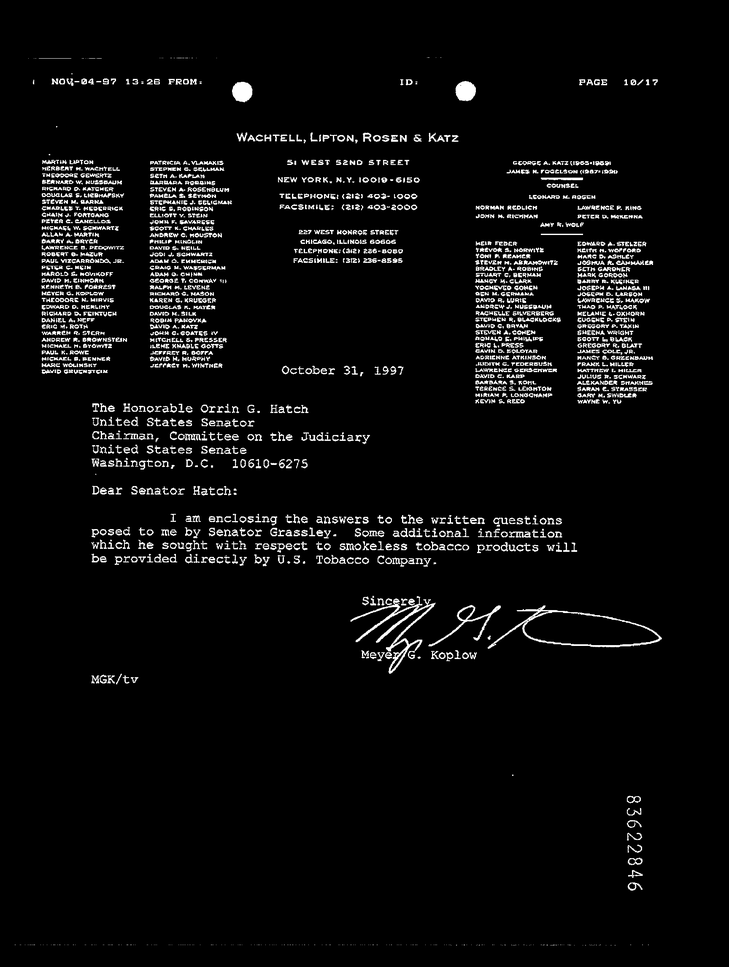
#> input picture Dataset_sig/aam09c00.png, 729 x 967 px, shrunk from 1728 x 2292 before the run, found by its file name; its folder holds only this picture in this run
$ jupyter execute 'Main- Osvaldo way attempt.ipynb'
#> lines starting #> are read from the running program, lines starting #| are printed output that depends on the picture; after the words box and inside, x2 and y2 are one past the last pixel; in counts of white or black regions, pixels touching at a corner belong together
[cell 1]
# Imports for project
#Current MO, copy a project and see if it works just for funsies

import os
import cv2
import matplotlib.pyplot as plt
import numpy as np
import matplotlib.pyplot as pylab

from skimage.io import imread
from skimage.color import rgb2gray
from skimage import measure, morphology
from skimage.measure import regionprops
#from skimage.filters import threshold_otsu
#from skimage.morphology import square, binary_opening

[cell 2]
import cv2
import numpy as np

def extract_signature(image_path, output_path):
    # Step 1: Load the image
#> called with image_path = 'Dataset_Sig/aam09c00.png', output_path = 'Dataset_Sig/aam09c00_signature.png'
    img = cv2.imread(image_path, cv2.IMREAD_GRAYSCALE)
#> img is the input picture: shape (967, 729); min 0, max 255, mean 11.8

    # Step 2: Preprocessing
    img_blur = cv2.medianBlur(img, 5) # Applying median blur
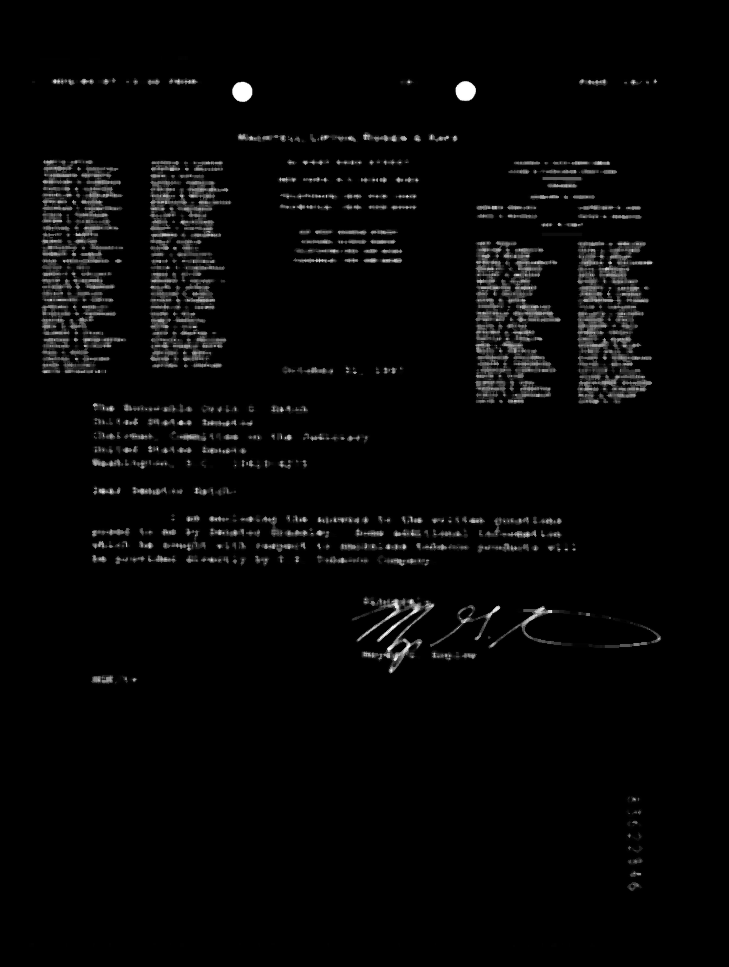
#> img_blur: shape (967, 729); min 0, max 255, mean 6.6
    img_contrast = cv2.equalizeHist(img_blur) # Enhancing contrast
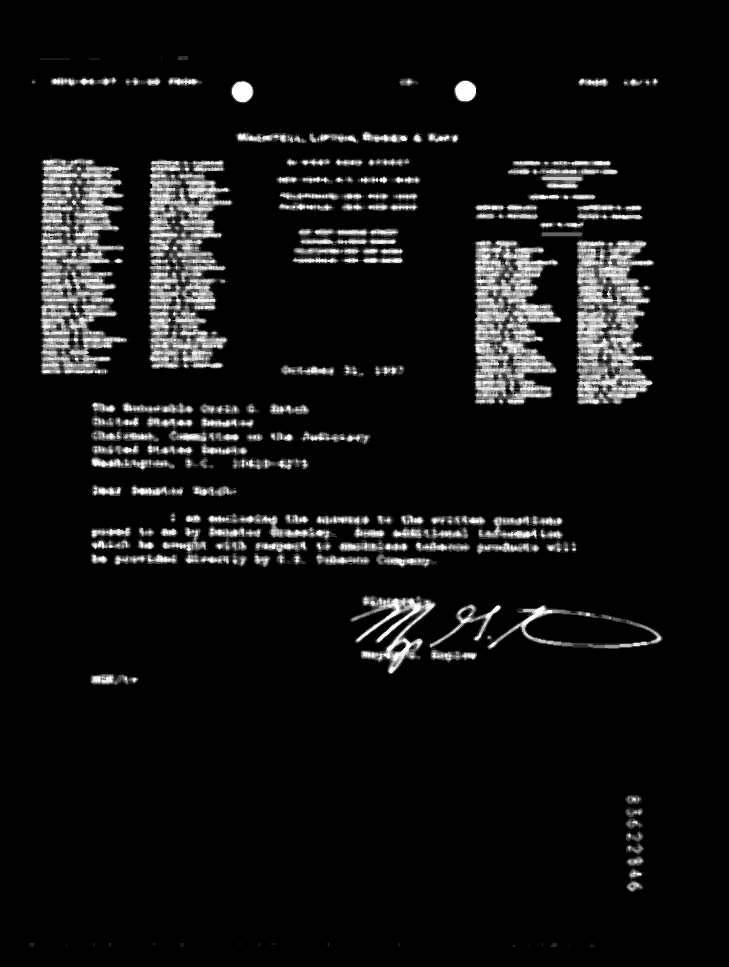
#> img_contrast: shape (967, 729); min 0, max 255, mean 17.8

    # Step 3: Thresholding
    _, img_thresh = cv2.threshold(img_contrast, 0, 255, cv2.THRESH_BINARY+cv2.THRESH_OTSU)
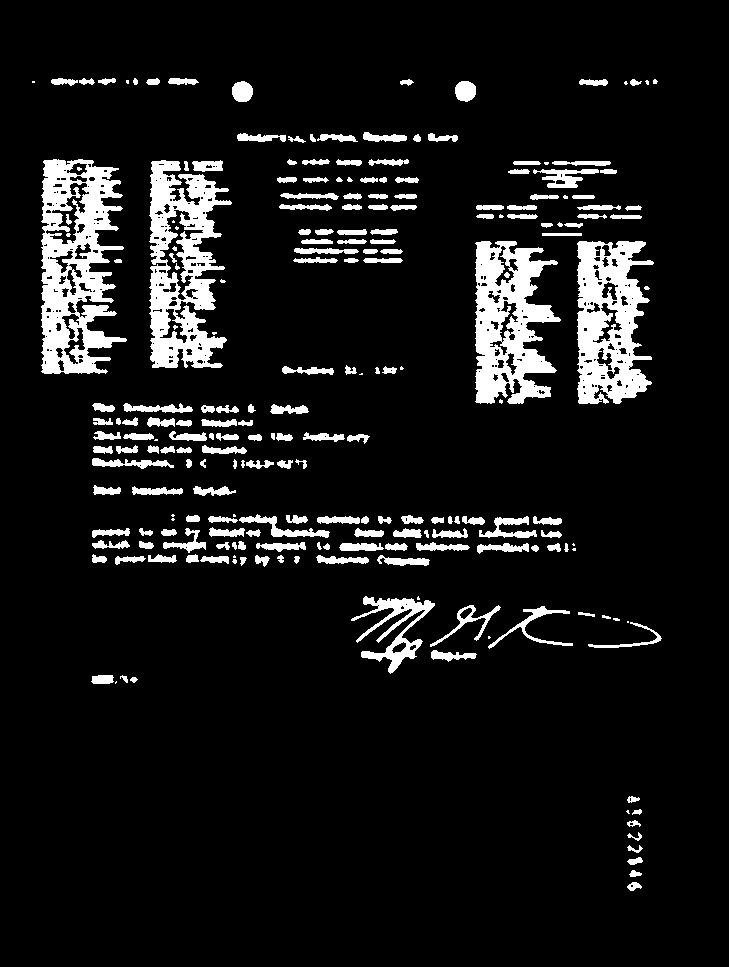
#> img_thresh: shape (967, 729); 9.1% white; 227 white regions (36 under 20 px)

    # Step 4: Contour Detection
    contours, _ = cv2.findContours(img_thresh, cv2.RETR_EXTERNAL, cv2.CHAIN_APPROX_SIMPLE)
#> contours = 217 contours, 43 with area under 20; largest, box (x1, y1, x2, y2) and area: (41, 159, 127, 374) 12566, (149, 160, 232, 368) 10664, (475, 241, 561, 404) 9198, (577, 241, 654, 404) 9119, (351, 596, 435, 674) 1828

    # Check if any contours were found
    if len(contours) == 0:
        print("No contours found. Unable to extract signature.")
        return

    contour_areas = [cv2.contourArea(c) for c in contours]
#> contour_areas = 217 values, max 12566.5 at index 193, min 1 at index 9, mean 291.1
    max_contour_index = np.argmax(contour_areas)
#> max_contour_index = 193
    signature_contour = contours[max_contour_index]
#> signature_contour = contour of 513 points, box (x1, y1, x2, y2) (41, 159, 127, 374), area 12566

    # Step 5: Bounding Box
    x, y, w, h = cv2.boundingRect(signature_contour)
#> x = 41; y = 159; w = 86; h = 215
    bounding_box = cv2.rectangle(img.copy(), (x, y), (x+w, y+h), (0, 255, 0), 2)

    # Step 6: Extracting the Signature
    extracted_signature = img[y:y+h, x:x+w]
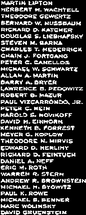
#> extracted_signature: shape (215, 86); min 0, max 255, mean 65.5

    # Step 8: Output
    cv2.imwrite(output_path, extracted_signature)

[cell 3]
directory = "Dataset_Sig"

# Loop through all the files in the directory
for filename in os.listdir(directory):
    if filename.endswith(".png") or filename.endswith(".jpg"):  # Adjust file extensions as needed
        # Path to the current image file
        image_path = os.path.join(directory, filename)

        # Define the output path for the extracted signature
        output_path = os.path.join(directory, f"{os.path.splitext(filename)[0]}_signature.png")

        # Call the function to extract signature
        extract_signature(image_path, output_path)

        # Load the original image
        original_img = cv2.imread(image_path)

        # Check if the original image exists
        if original_img is not None:
            # Display the original image
            plt.imshow(cv2.cvtColor(original_img, cv2.COLOR_BGR2RGB))
            plt.title('Original Image')
            plt.axis('off')
            plt.show()
        else:
            print(f"Error: Unable to load the original image: {image_path}")

        # Check if the extracted signature image exists
        if os.path.exists(output_path):
            # Load the extracted signature
            extracted_signature_img = cv2.imread(output_path)

            # Display the extracted signature
            plt.imshow(cv2.cvtColor(extracted_signature_img, cv2.COLOR_BGR2RGB))
            plt.title('Extracted Signature')
            plt.axis('off')
            plt.show()
        else:
            print("Error: Extracted signature image not found.")

    else:
        continue

$ run again, on Dataset_sig/adn64a00-page02_2.png
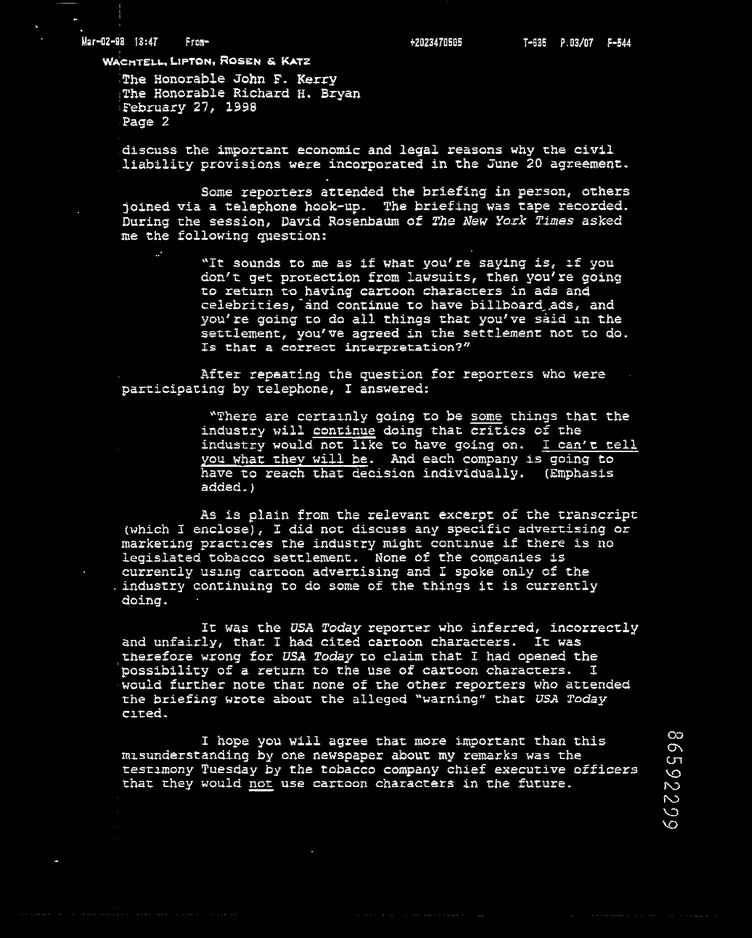
#> input picture Dataset_sig/adn64a00-page02_2.png, 752 x 938 px, shrunk from 1728 x 2156 before the run, found by its file name
#> in extract_signature, img is the input picture: shape (938, 752); min 0, max 255, mean 16.7
#> in extract_signature, `_, img_thresh = cv2.threshold(img_contrast, 0, 255, cv2.THRESH_BINARY+..`:
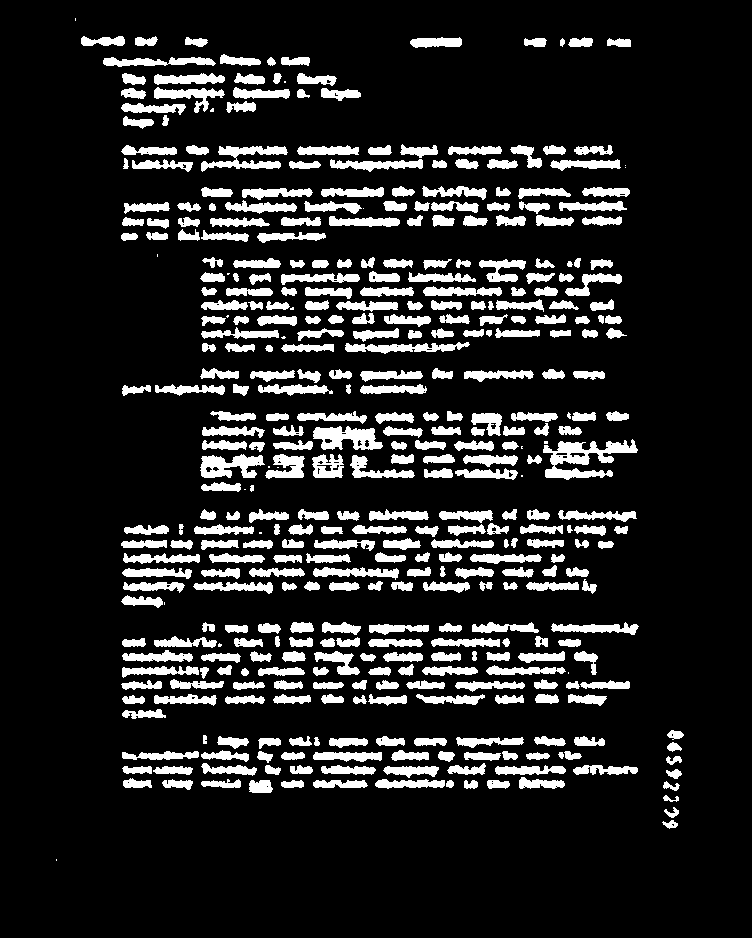
#> img_thresh: shape (938, 752); 14% white; 418 white regions (23 under 20 px)
#> contours = 418 contours, 25 with area under 20; largest, box (x1, y1, x2, y2) and area: (543, 439, 638, 480) 1572, (313, 426, 383, 450) 1034, (200, 454, 265, 478) 896, (201, 146, 288, 172) 862, (345, 342, 470, 354) 663
#> contour_areas = 418 values, max 1572.5 at index 218, min 0 at index 0, mean 197.3
#> max_contour_index = 218
#> signature_contour = contour of 233 points, box (x1, y1, x2, y2) (543, 439, 638, 480), area 1572
#> x = 543; y = 439; w = 95; h = 41
#> in extract_signature, `extracted_signature = img[y:y+h, x:x+w]`:
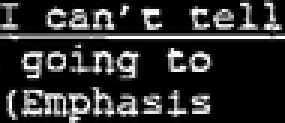
#> extracted_signature: shape (41, 95) (shown 3 times larger); min 0, max 255, mean 47.6

$ run again, on Dataset_sig/aik94f00-page02_2.png
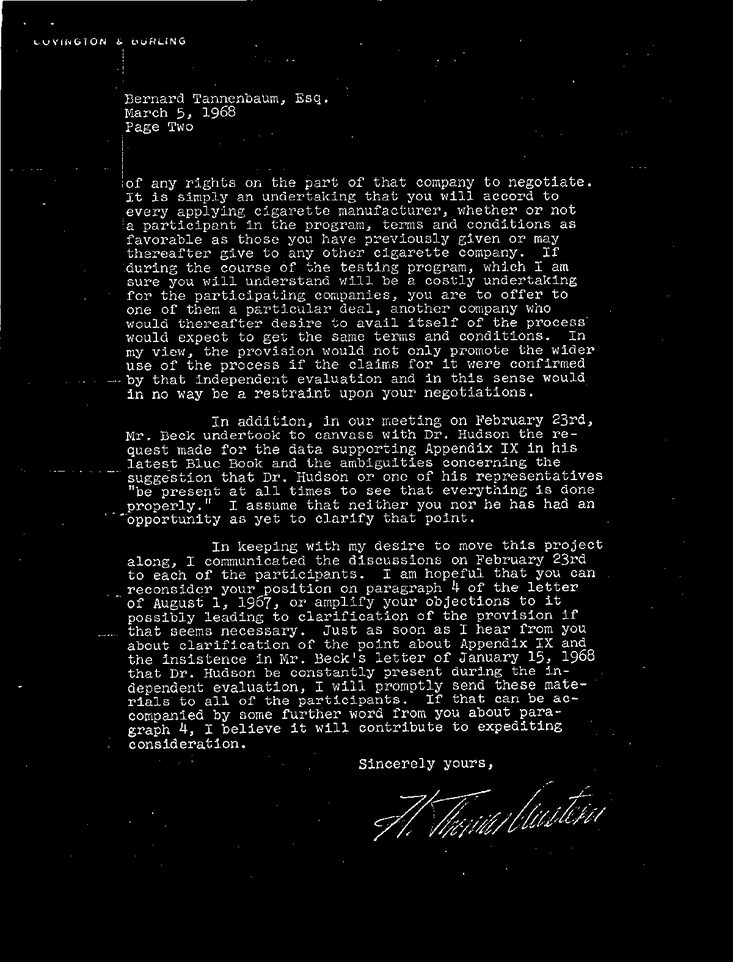
#> input picture Dataset_sig/aik94f00-page02_2.png, 733 x 962 px, shrunk from 1200 x 1575 before the run, found by its file name
#> in extract_signature, img is the input picture: shape (962, 733); min 0, max 255, mean 14.3
#> in extract_signature, `_, img_thresh = cv2.threshold(img_contrast, 0, 255, cv2.THRESH_BINARY+..`:
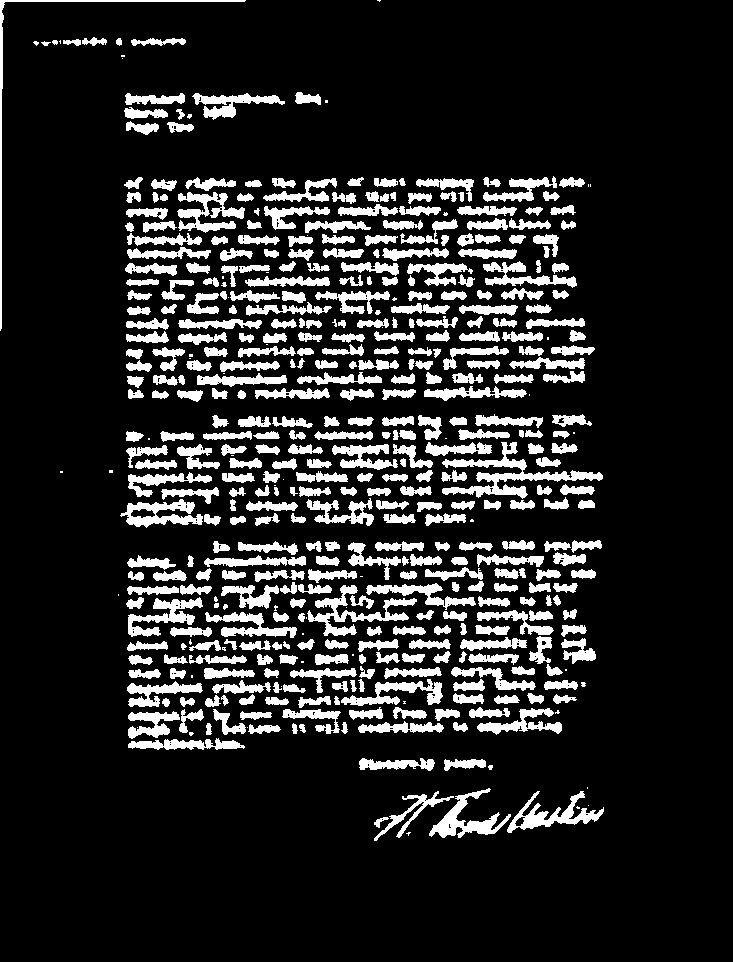
#> img_thresh: shape (962, 733); 14.7% white; 469 white regions (57 under 20 px)
#> contours = 469 contours, 66 with area under 20; largest, box (x1, y1, x2, y2) and area: (442, 442, 603, 499) 1910, (307, 585, 417, 636) 1244, (120, 499, 203, 528) 1172, (507, 791, 604, 833) 1158, (429, 788, 511, 838) 1132
#> contour_areas = 469 values, max 1910 at index 233, min 0 at index 3, mean 181.2
#> max_contour_index = 233
#> signature_contour = contour of 432 points, box (x1, y1, x2, y2) (442, 442, 603, 499), area 1910
#> x = 442; w = 161; h = 57
#> in extract_signature, `extracted_signature = img[y:y+h, x:x+w]`:
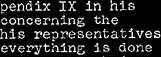
#> extracted_signature: shape (57, 161); min 0, max 255, mean 38.5
